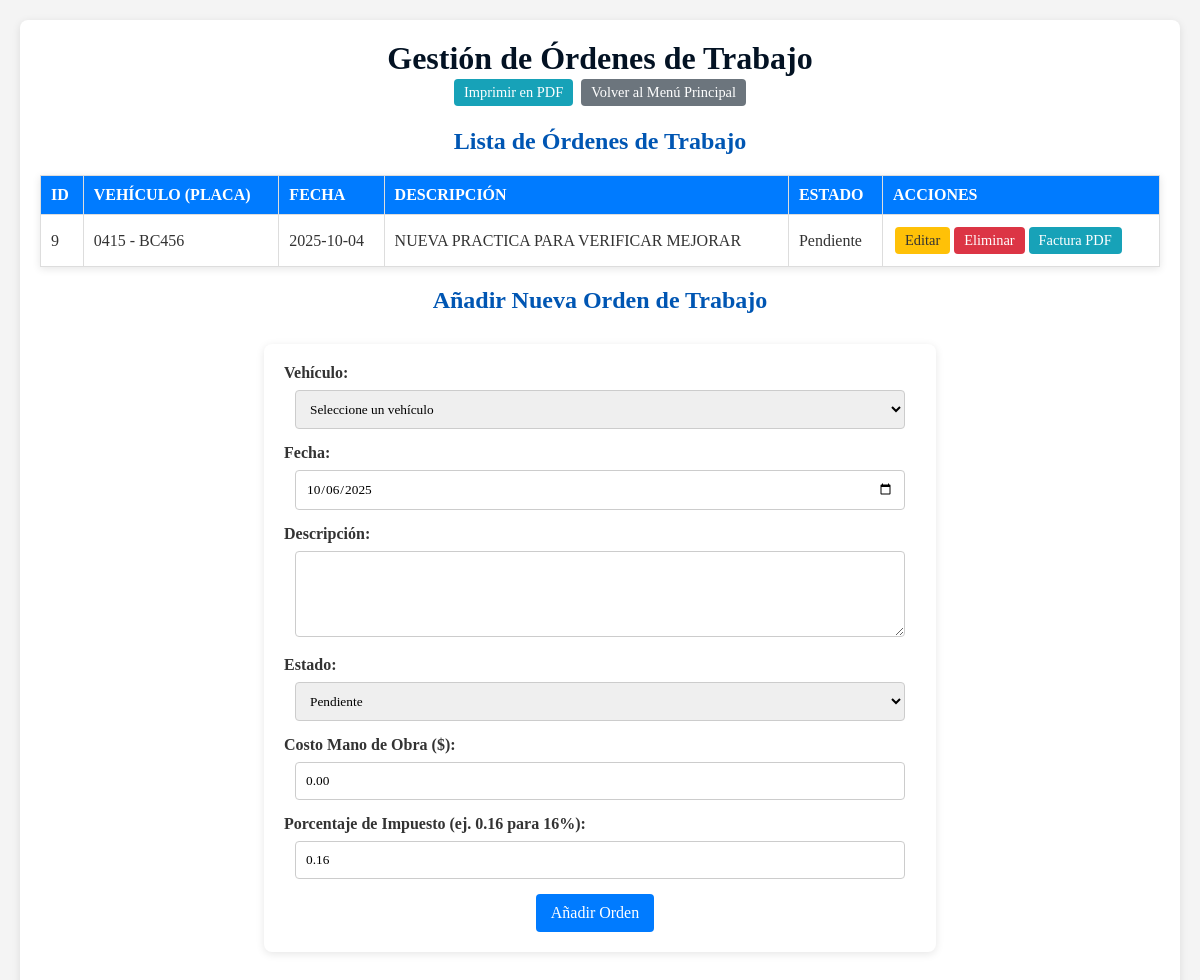
Screenshot of /ordenes_trabajo.php with the database file from the repository.
### tables this page shows
CREATE TABLE `ordenes_de_trabajo` (
  `id` int(11) NOT NULL,
  `vehiculo_id` int(11) NOT NULL,
  `fecha` date NOT NULL,
  `descripcion` text DEFAULT NULL,
  `estado` enum('Pendiente','En Proceso','Completada','Cancelada') DEFAULT 'Pendiente',
  `costo_mano_obra` decimal(10,2) DEFAULT 0.00,
  `impuesto_porcentaje` decimal(5,2) DEFAULT 0.16
);

CREATE TABLE `vehiculos` (
  `id` int(11) NOT NULL,
  `cliente_id` int(11) NOT NULL,
  `marca` varchar(50) NOT NULL,
  `modelo` varchar(50) DEFAULT NULL,
  `placa` varchar(20) NOT NULL
);

### ordenes_trabajo.php (the view, shortened to what this page needs)
<?php
include 'db_config.php';
?>
<!DOCTYPE html>
<html lang="es">
<head>
    <link rel="stylesheet" href="styles.css">
</head>
<body>
    <div class="container">
        <h1>Gestión de Órdenes de Trabajo</h1>
        <div class="top-buttons">
            <a href="pdf_ordenes.php" class="action-button print-button" target="_blank">Imprimir en PDF</a>
            <a href="index.php" class="action-button back-button">Volver al Menú Principal</a>
        </div>
        <h2>Lista de Órdenes de Trabajo</h2>
        <table>
            <thead>
                <tr>
                    <th>ID</th>
                    <th>Vehículo (Placa)</th>
                    <th>Fecha</th>
                    <th>Descripción</th>
                    <th>Estado</th>
                    <th>Acciones</th>
                </tr>
            </thead>
            <tbody>
                <?php
                $sql_select = "SELECT ot.id, ot.fecha, ot.descripcion, ot.estado, v.placa AS vehiculo_placa
                               FROM ordenes_de_trabajo ot
                               JOIN vehiculos v ON ot.vehiculo_id = v.id
                               ORDER BY ot.id DESC";
                $result = $conn->query($sql_select);
                if ($result->num_rows > 0) {
                    while($row = $result->fetch_assoc()) {
                        echo "<tr>";
                        echo "<td>" . $row["id"] . "</td>";
                        echo "<td>" . htmlspecialchars($row["vehiculo_placa"]) . "</td>";
                        echo "<td>" . htmlspecialchars($row["fecha"]) . "</td>";
                        echo "<td>" . htmlspecialchars($row["descripcion"]) . "</td>";
                        echo "<td>" . htmlspecialchars($row["estado"]) . "</td>";
                        echo "<td>";
                        echo "<a href='edit_orden.php?id=" . $row["id"] . "' class='action-button edit-button'>Editar</a>";
                        echo "<a href='ordenes_trabajo.php?delete_id=" . $row["id"] . "' class='action-button delete-button' onclick=\"return confirm('¿Estás seguro de que quieres eliminar esta orden?');\">Eliminar</a>";
                        echo "<a href='generar_factura_pdf.php?id=" . $row["id"] . "' class='action-button print-button' target='_blank'>Factura PDF</a>";
                        echo "</td>";
                        echo "</tr>";
                    }
                } else {
                    echo "<tr><td colspan='6'>No hay órdenes de trabajo registradas.</td></tr>";
                }
                ?>
            </tbody>
        </table>
        <h2>Añadir Nueva Orden de Trabajo</h2>
        <div class="form-container">
            <form action="ordenes_trabajo.php" method="POST">
                <label for="vehiculo_id">Vehículo:</label>
                <select id="vehiculo_id" name="vehiculo_id" required>
                    <option value="">Seleccione un vehículo</option>
                </select>
                <label for="fecha">Fecha:</label>
                <input type="date" id="fecha" name="fecha" required value="<?php echo date('Y-m-d'); ?>">
                <label for="descripcion">Descripción:</label>
                <textarea id="descripcion" name="descripcion" rows="4" required></textarea>
                <label for="estado">Estado:</label>
                <select id="estado" name="estado" required>
                    <option value="Pendiente">Pendiente</option>
                </select>
                <label for="costo_mano_obra">Costo Mano de Obra ($):</label>
                <input type="number" id="costo_mano_obra" name="costo_mano_obra" step="0.01" min="0" value="0.00" required>
                <label for="impuesto_porcentaje">Porcentaje de Impuesto (ej. 0.16 para 16%):</label>
                <input type="number" id="impuesto_porcentaje" name="impuesto_porcentaje" step="0.01" min="0" max="1" value="0.16" required>
                <input type="submit" name="submit_add" value="Añadir Orden" class="create-button">
            </form>
        </div>
    </div>
</body>
</html>

### styles.css (style rules this page uses)
:root { --primary-color: #4f4aa6; --secondary-color: #f57309; --bg-color: #f7f7f7; --light-color: white; --header-title-font: Popins-Extrabold; --text-font: Popins; --menu-font: Popins-Bold; --fontsubt: fonta; --secction-font-title: Popins-Bold; --darck-color: black; }
* { margin: 0; padding: 0; box-sizing: border-box; font-family: var(--text-font); }
body { font-family: Arial, sans-serif; margin: 20px; background-color: #f4f4f4; color: #333; }
h1, h2 { color: #0056b3; text-align: center; }
.container { max-width: 1200px; margin: 0 auto; padding: 20px; background-color: #fff; box-shadow: 0 2px 8px rgba(0,0,0,0.1); border-radius: 8px; }
table { width: 100%; margin: 20px auto; border-collapse: collapse; box-shadow: 0 2px 8px rgba(0,0,0,0.1); background-color: #fff; }
th, td { border: 1px solid #ddd; padding: 10px; text-align: left; }
th { background-color: #007bff; color: white; text-transform: uppercase; }
.action-button { padding: 5px 10px; border: none; cursor: pointer; border-radius: 4px; text-decoration: none; color: white; display: inline-block; margin: 2px; font-size: 0.9em; }
.delete-button { background-color: #dc3545; }
.edit-button { background-color: #ffc107; color: #333; }
.print-button { background-color: #17a2b8; }
.create-button { background-color: #28a745; }
.back-button { background-color: #6c757d; }
.form-container { width: 60%; margin: 30px auto; padding: 20px; background-color: #fff; box-shadow: 0 2px 8px rgba(0,0,0,0.1); border-radius: 8px; }
.form-container label { display: block; margin-bottom: 8px; font-weight: bold; text-align: left; }
.form-container input[type="text"], .form-container input[type="date"], .form-container input[type="number"], .form-container select, .form-container textarea { width: calc(100% - 22px); padding: 10px; margin-bottom: 15px; border: 1px solid #ccc; border-radius: 4px; box-sizing: border-box; }
.form-container input[type="submit"] { background-color: #007bff; color: white; padding: 10px 15px; border: none; border-radius: 4px; cursor: pointer; font-size: 16px; margin-right: 10px; }
.top-buttons { text-align: center; margin-bottom: 20px; }
a { text-decoration: none; }
h1 { font-family: var(--secction-font-title); color: #031223; }
::placeholder { color: #0c0011; }
html { font-family: 'Segoe UI', sans-serif; text-align: center; }

### rows the page displays
ordenes_de_trabajo: id "9", vehiculo.placa "0415 - BC456", fecha "2025-10-04", descripcion "NUEVA PRACTICA PARA VERIFICAR MEJORAR", estado "Pendiente"
